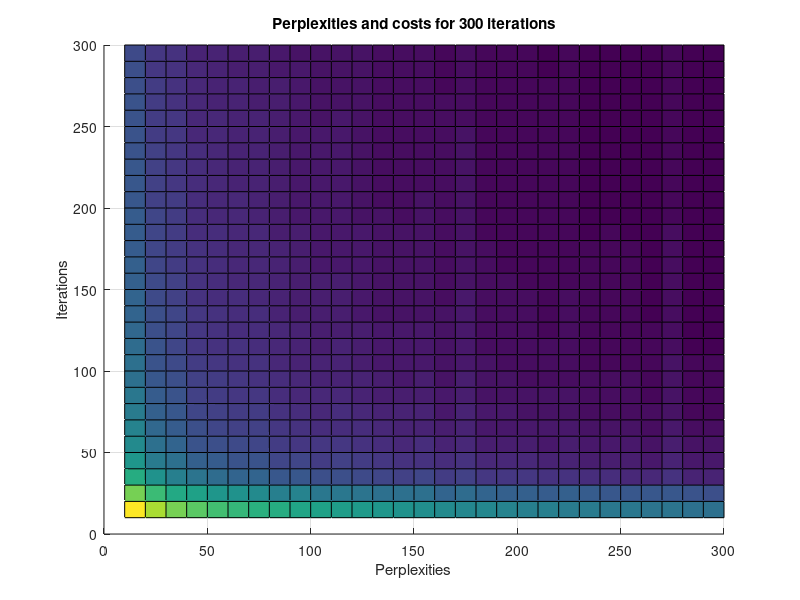

Here is the MATLAB script that generated this plot:
function output = p5q8()
iterations = 10:10:300;
cost_1 = [6.2165 5.1308 4.2209 3.7598 3.4935 3.3086 3.1694 3.0575 2.9643 2.8861 2.8205 2.7629 2.7118 2.666 2.6246 2.5871 2.553 2.5216 2.4931 2.4666 2.4418 2.4186 2.3969 2.3762 2.3567 2.3233 2.2807 2.2415 2.2081 2.1774];
cost_2 = [5.549 4.5481 3.6355 3.1922 2.9302 2.7606 2.6358 2.5377 2.458 2.3917 2.3353 2.288  2.247  2.2105  2.1784  2.1497  2.1236  2.0997 2.0777 2.0574 2.0385 2.021 2.0044 1.989 1.9743 1.9486 1.915 1.8858 1.8613  1.8399];
cost_3 = [5.1548 4.1662 3.2843 2.9076 2.6735 2.5188 2.4086 2.3242 2.2566  2.2  2.1514  2.1098  2.0738  2.0424  2.0146  1.9899  1.9677  1.9476  1.9288  1.9117  1.896  1.8814  1.8677  1.855  1.8424  1.8203  1.7945  1.7715  1.752  1.7351];
cost_4 = [4.8737 3.9718 2.9975 2.6149 2.387 2.2395 2.1371 2.0608 1.9988  1.9459  1.9038  1.8688  1.8385  1.812  1.7889  1.7684  1.7498  1.733  1.7176  1.7034  1.6905  1.6785  1.6674  1.6571  1.6475  1.6312  1.611  1.5923  1.5759  1.5616];
cost_5 = [4.655 3.7267 2.8417 2.4834 2.2766 2.1433 2.0474 1.9731 1.9143  1.8671  1.8284  1.7956  1.7676  1.7435  1.7222  1.7032  1.6861  1.6706  1.6565  1.6434  1.6312  1.6196  1.6091  1.5996  1.5909  1.5761  1.5579  1.5409  1.5262  1.5135];
cost_6 = [4.4758 3.6474 2.7176 2.3761 2.1805 2.0501 1.9575 1.8883 1.8342  1.7909  1.7549  1.7247  1.699  1.6764  1.6564  1.639  1.6237  1.6099  1.5975  1.5862  1.5758  1.5662  1.5574  1.5492  1.5416  1.5288  1.5132  1.499  1.4865  1.4758];
cost_7 = [4.3241 3.4947 2.6488 2.3259 2.1367 2.0111 1.9221 1.857 1.8067  1.7658  1.7313  1.7018  1.6761  1.6534  1.6333  1.6156  1.6  1.5861  1.5737  1.5622  1.5512  1.5409  1.5313  1.5223  1.5135  1.4975  1.479  1.4646  1.4527  1.4426];
cost_8 = [4.1924 3.2749 2.4351 2.1465 1.9835 1.876 1.7975 1.7378 1.6916  1.6545  1.6234  1.597  1.5744  1.5556  1.5396  1.5255  1.5131  1.5019  1.4918  1.4827  1.4744  1.4669  1.4599  1.4535  1.4476  1.4377  1.4259  1.4153  1.4061  1.3981];
cost_9 = [4.0762 3.3152 2.404 2.087 1.9051 1.7898 1.7109 1.652 1.6065  1.5707  1.5416  1.517  1.4965  1.479  1.4638  1.4505  1.4387  1.4281  1.4186  1.4102  1.4026  1.3956  1.3893  1.3835  1.3781  1.3691  1.3586  1.3492  1.3411  1.3342];
cost_10 = [3.9721 3.0675 2.2359 1.9763 1.8305 1.731 1.6567 1.5996 1.5565  1.5228  1.4959  1.4735  1.4544  1.4378  1.4234  1.4104  1.3986  1.388  1.3785  1.3703  1.363  1.3564  1.3504  1.3449  1.3397  1.3313  1.3215  1.3128  1.305  1.2984];
cost_11 = [3.8779 3.0728 2.287 2.0138 1.8532 1.748 1.6703 1.6133 1.5709  1.5356  1.5082  1.4854  1.4657  1.4486  1.4336  1.4202  1.408  1.3968  1.3864  1.377  1.3685  1.361  1.3543  1.3481  1.3423  1.3327  1.3222  1.3134  1.3063  1.3002];
cost_12 = [3.7918 3.0184 2.1864 1.9181 1.7658 1.6713 1.6047 1.5546 1.515  1.4825  1.456  1.4342  1.4155  1.3992  1.3845  1.3715  1.3592  1.3486  1.3395  1.3313  1.3241  1.3174  1.3116  1.3063  1.3015  1.2936  1.2847  1.2772  1.2708  1.2655];
cost_13 = [3.7126 2.9424 2.0876 1.8314 1.6927 1.5931 1.5227 1.4712 1.4324  1.4015  1.3763  1.3545  1.3342  1.3155  1.3006  1.2887  1.2784  1.2694  1.2615  1.2547  1.2486  1.2431  1.2382  1.2337  1.2296  1.2229  1.215  1.2082  1.2022  1.197];
cost_14 = [3.6393 2.9128 2.0582 1.7946 1.6567 1.5684 1.5061 1.4589 1.4221  1.3927  1.3687  1.3487  1.3318  1.3172  1.3043  1.293  1.2824  1.2716  1.2607  1.2523  1.245  1.2392  1.2341  1.2295  1.2254  1.2187  1.211  1.2044  1.1988  1.1941];
cost_15 = [3.571 2.9581 2.1002 1.8239 1.6705 1.5767 1.5117 1.4645 1.4273  1.3975  1.3734  1.3536  1.337  1.3227  1.3103  1.2993  1.2895  1.2805  1.2717  1.2621  1.2496  1.2372  1.2259  1.2181  1.2136  1.2073  1.2004  1.1943  1.1892  1.1847];
cost_16 = [3.5071 2.7078 1.9156 1.6825 1.5505 1.469 1.4123 1.3704 1.3382  1.3127  1.2923  1.2755  1.2616  1.2498  1.2395  1.2307  1.223  1.2163  1.2105  1.2053  1.2007  1.1966  1.1929  1.1896  1.1865  1.1816  1.176  1.1712  1.1672  1.1639];
cost_17 = [3.4471 2.8356 2.0497 1.7946 1.6548 1.5718 1.5149 1.4726 1.4399  1.414  1.3928  1.3749  1.3599  1.3469  1.3353  1.3249  1.3155  1.3068  1.2986  1.2905  1.2836  1.277  1.2706  1.2641  1.2569  1.242  1.2283  1.2189  1.2122  1.2075];
cost_18 = [3.3905 2.702 1.878 1.6236 1.4974 1.4193 1.3643 1.3238 1.2932  1.2689  1.2495  1.2337  1.2205  1.2093  1.1995  1.1909  1.1837  1.1776  1.1722  1.1675  1.1632  1.1594  1.1561  1.1531  1.1503  1.1458  1.1405  1.1363  1.1328  1.1299];
cost_19 = [3.337 2.629 1.8414 1.6112 1.4862 1.4064 1.3508 1.3098 1.2781  1.2536  1.2345  1.2191  1.2064  1.1958  1.1867  1.1788  1.1719  1.1659  1.1607  1.156  1.1519  1.1481  1.1447  1.1417  1.1391  1.1348  1.13  1.1261  1.1229  1.1202];
cost_20 = [3.2863 2.6312 1.8501 1.5959 1.465 1.3851 1.3299 1.289 1.2594  1.2366  1.2183  1.2034  1.191  1.1806  1.1718  1.1641  1.1574  1.1514  1.1458  1.1404  1.1359  1.1321  1.1288  1.1257  1.123  1.1189  1.1145  1.111  1.1082  1.1059];
cost_21 = [3.238 2.5458 1.7577 1.5277 1.415 1.3451 1.297 1.2613 1.2339  1.2118  1.1941  1.1792  1.1674  1.1577  1.1495  1.1424  1.1363  1.131  1.1263  1.1223  1.1187  1.1155  1.1126  1.11  1.1077  1.1039  1.0997  1.0962  1.0931  1.0904];
cost_22 = [3.192 2.5884 1.8111 1.5756 1.4499 1.3746 1.3237 1.2871 1.2595  1.238  1.2209  1.2071  1.1959  1.1865  1.1787  1.172  1.1663  1.1613  1.1569  1.153  1.1496  1.1465  1.1436  1.1412  1.1391  1.1353  1.1313  1.1281  1.1254  1.1232];
cost_23 = [3.148 2.489 1.7003 1.478 1.3628 1.2926 1.2455 1.2113 1.1857  1.1657  1.1498  1.1371  1.1266  1.1178  1.1103  1.104  1.0986  1.0938  1.0897  1.0861  1.0829  1.08  1.0775  1.0752  1.0731  1.0697  1.066  1.063  1.0606  1.0587];
cost_24 = [3.1059 2.442 1.7002 1.4865 1.3733 1.3018 1.2548 1.2209 1.1947  1.1744  1.1583  1.1452  1.1345  1.1257  1.1182  1.112  1.1065  1.1018  1.0978  1.0943  1.0912  1.0885  1.0862  1.0841  1.0821  1.079  1.0757  1.073  1.0708  1.0692];
cost_25 = [3.0655 2.4037 1.6557 1.4625 1.3582 1.2929 1.2469 1.2141 1.1892  1.1696  1.1539  1.1411  1.1303  1.1208  1.1126  1.1054  1.0989  1.093  1.0867  1.0816  1.0777  1.0743  1.071  1.0678  1.0643  1.0591  1.0549  1.0519  1.0497  1.048];
cost_26 = [3.0267 2.4268 1.6005 1.4012 1.3005 1.2383 1.1961 1.1656 1.1425  1.1242  1.1098  1.0983  1.0889  1.0807  1.0734  1.0667  1.0616  1.0574  1.0538  1.0508  1.0482  1.0459  1.0439  1.0421  1.0405  1.038  1.0353  1.0332  1.0316  1.0302];
cost_27 = [2.9894 2.4593 1.7525 1.5529 1.4497 1.3848 1.3419 1.311 1.2875  1.2689  1.2535  1.2404  1.2289  1.2185  1.2085  1.1992  1.1897  1.1813  1.1744  1.1689  1.1643  1.1599  1.1557  1.1515  1.1475  1.1397  1.1316  1.1212  1.1098  1.1063];
cost_28 = [2.9534 2.3274 1.5813 1.3768 1.2763 1.2147 1.1732 1.1435 1.1214  1.1043  1.0909  1.0801  1.0712  1.0638  1.0577  1.0526  1.0483  1.0446  1.0414  1.0386  1.0362  1.0342  1.0323  1.0307  1.0292  1.027  1.0246  1.0228  1.0214  1.0203];
cost_29 = [2.9187 2.3002 1.5569 1.369 1.2737 1.2142 1.1731 1.1431 1.1206  1.1031  1.0892  1.0782  1.0694  1.0621  1.056  1.0508  1.0464  1.0425  1.0391  1.0362  1.0337  1.0314  1.0294  1.0277  1.0262  1.0237  1.0212  1.0194  1.0181  1.017];
cost_30 = [2.8851 2.3673 1.6907 1.4833 1.3816 1.3179 1.2702 1.2296 1.2031  1.1846  1.1705  1.1593  1.15  1.1422  1.1353  1.1296  1.1247  1.1203  1.1166  1.1135  1.1108  1.1083  1.1059  1.1035  1.1011  1.0972  1.0928  1.0887  1.0849  1.0815];

costs = [cost_1; cost_2; cost_3; cost_4; cost_5; cost_6; cost_7; cost_8; cost_9; cost_10; cost_11; cost_12; cost_13; cost_14; cost_15; cost_16; cost_17; cost_18; cost_19; cost_20; cost_21; cost_22; cost_23; cost_24; cost_25; cost_26; cost_27; cost_28; cost_29; cost_30];

hold all
% for i = 1:30
% % 	plot3(repmat(i*10,1,30),iterations,costs(i,:))
%     scatter3(repmat(i*10,1,30),iterations,costs(i,:))
% % 	scatter3(repmat(i*10,1,30),iterations,costs(i,:),'filled')
% end

perplexities = []
for i = 1:30
    perplexities = [perplexities; repmat(i*10,1,30)]
end

surf(perplexities,repmat(iterations,30,1),costs)

grid on
title 'Perplexities and costs for 300 iterations'
xlabel('Perplexities')
ylabel('Iterations')
zlabel('Costs')
end
